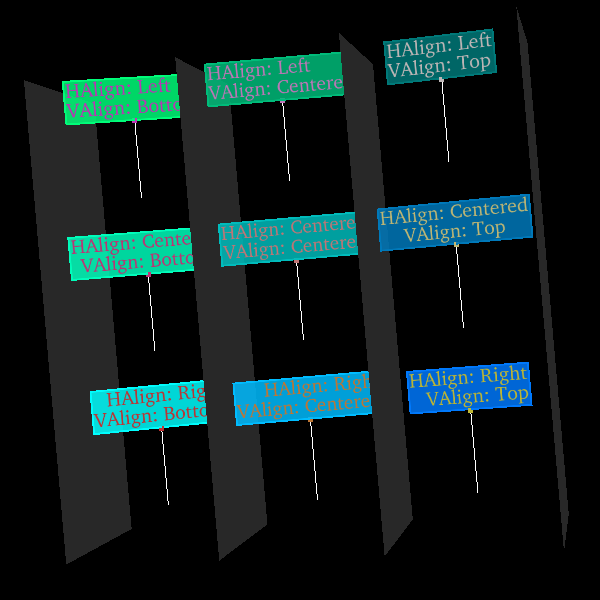

The Python source for this figure:
#!/usr/bin/env python

# Test vtkFlagpoleLabel with various text alignments and anchor points.

import vtkmodules.vtkInteractionStyle  # noqa: F401
import vtkmodules.vtkRenderingFreeType  # noqa: F401
import vtkmodules.vtkRenderingOpenGL2  # noqa: F401

from vtkmodules.vtkCommonCore import vtkPoints, vtkUnsignedCharArray
from vtkmodules.vtkCommonDataModel import vtkCellArray, vtkPolyData
from vtkmodules.vtkRenderingCore import (
    vtkActor,
    vtkPolyDataMapper,
    vtkRenderWindow,
    vtkRenderWindowInteractor,
    vtkRenderer,
)
from vtkmodules.vtkRenderingCore import vtkFlagpoleLabel

width = 600
height = 600
x_pos = [100, 300, 500]
y_pos = [100, 300, 500]

# Anchor points polydata
anchors = vtkPolyData()
anchor_points = vtkPoints()
anchors.SetPoints(anchor_points)
anchor_verts = vtkCellArray()
anchors.SetVerts(anchor_verts)
anchor_colors = vtkUnsignedCharArray()
anchor_colors.SetNumberOfComponents(4)
anchors.GetCellData().SetScalars(anchor_colors)

# Row 0, Col 0: Right/Bottom
flagpole_0_0 = vtkFlagpoleLabel()
flagpole_0_0.GetTextProperty().SetJustificationToRight()
flagpole_0_0.GetTextProperty().SetVerticalJustificationToBottom()
flagpole_0_0.GetTextProperty().SetColor(0.75, 0.20, 0.20)
flagpole_0_0.GetTextProperty().SetBackgroundColor(0.0, 1.0, 1.0)
flagpole_0_0.GetTextProperty().SetFrameColor(0.0, 1.0, 1.0)
flagpole_0_0.GetTextProperty().SetBackgroundOpacity(0.85)
flagpole_0_0.SetBasePosition(100, 50.0, 0.0)
flagpole_0_0.SetTopPosition(100, 150.0, 0.0)
flagpole_0_0.SetInput("HAlign: Right\nVAlign: Bottom")
pt_id = anchor_points.InsertNextPoint(100, 150.0, 0.0)
anchor_verts.InsertNextCell(1, [pt_id])
anchor_colors.InsertNextTuple4(191, 51, 51, 255)

# Row 0, Col 1: Right/Centered
flagpole_0_1 = vtkFlagpoleLabel()
flagpole_0_1.GetTextProperty().SetJustificationToRight()
flagpole_0_1.GetTextProperty().SetVerticalJustificationToCentered()
flagpole_0_1.GetTextProperty().SetColor(0.75, 0.46, 0.20)
flagpole_0_1.GetTextProperty().SetBackgroundColor(0.0, 0.74, 1.0)
flagpole_0_1.GetTextProperty().SetFrameColor(0.0, 0.74, 1.0)
flagpole_0_1.GetTextProperty().SetBackgroundOpacity(0.85)
flagpole_0_1.SetBasePosition(300, 50.0, 0.0)
flagpole_0_1.SetTopPosition(300, 150.0, 0.0)
flagpole_0_1.SetInput("HAlign: Right\nVAlign: Centered")
pt_id = anchor_points.InsertNextPoint(300, 150.0, 0.0)
anchor_verts.InsertNextCell(1, [pt_id])
anchor_colors.InsertNextTuple4(191, 117, 51, 255)

# Row 0, Col 2: Right/Top
flagpole_0_2 = vtkFlagpoleLabel()
flagpole_0_2.GetTextProperty().SetJustificationToRight()
flagpole_0_2.GetTextProperty().SetVerticalJustificationToTop()
flagpole_0_2.GetTextProperty().SetColor(0.75, 0.72, 0.20)
flagpole_0_2.GetTextProperty().SetBackgroundColor(0.0, 0.48, 1.0)
flagpole_0_2.GetTextProperty().SetFrameColor(0.0, 0.48, 1.0)
flagpole_0_2.GetTextProperty().SetBackgroundOpacity(0.85)
flagpole_0_2.SetBasePosition(500, 50.0, 0.0)
flagpole_0_2.SetTopPosition(500, 150.0, 0.0)
flagpole_0_2.SetInput("HAlign: Right\nVAlign: Top")
pt_id = anchor_points.InsertNextPoint(500, 150.0, 0.0)
anchor_verts.InsertNextCell(1, [pt_id])
anchor_colors.InsertNextTuple4(191, 183, 51, 255)

# Row 1, Col 0: Centered/Bottom
flagpole_1_0 = vtkFlagpoleLabel()
flagpole_1_0.GetTextProperty().SetJustificationToCentered()
flagpole_1_0.GetTextProperty().SetVerticalJustificationToBottom()
flagpole_1_0.GetTextProperty().SetColor(0.75, 0.20, 0.46)
flagpole_1_0.GetTextProperty().SetBackgroundColor(0.0, 1.0, 0.74)
flagpole_1_0.GetTextProperty().SetFrameColor(0.0, 1.0, 0.74)
flagpole_1_0.GetTextProperty().SetBackgroundOpacity(0.85)
flagpole_1_0.SetBasePosition(100, 250.0, 0.0)
flagpole_1_0.SetTopPosition(100, 350.0, 0.0)
flagpole_1_0.SetInput("HAlign: Centered\nVAlign: Bottom")
pt_id = anchor_points.InsertNextPoint(100, 350.0, 0.0)
anchor_verts.InsertNextCell(1, [pt_id])
anchor_colors.InsertNextTuple4(191, 51, 117, 255)

# Row 1, Col 1: Centered/Centered
flagpole_1_1 = vtkFlagpoleLabel()
flagpole_1_1.GetTextProperty().SetJustificationToCentered()
flagpole_1_1.GetTextProperty().SetVerticalJustificationToCentered()
flagpole_1_1.GetTextProperty().SetColor(0.75, 0.46, 0.46)
flagpole_1_1.GetTextProperty().SetBackgroundColor(0.0, 0.74, 0.74)
flagpole_1_1.GetTextProperty().SetFrameColor(0.0, 0.74, 0.74)
flagpole_1_1.GetTextProperty().SetBackgroundOpacity(0.85)
flagpole_1_1.SetBasePosition(300, 250.0, 0.0)
flagpole_1_1.SetTopPosition(300, 350.0, 0.0)
flagpole_1_1.SetInput("HAlign: Centered\nVAlign: Centered")
pt_id = anchor_points.InsertNextPoint(300, 350.0, 0.0)
anchor_verts.InsertNextCell(1, [pt_id])
anchor_colors.InsertNextTuple4(191, 117, 117, 255)

# Row 1, Col 2: Centered/Top
flagpole_1_2 = vtkFlagpoleLabel()
flagpole_1_2.GetTextProperty().SetJustificationToCentered()
flagpole_1_2.GetTextProperty().SetVerticalJustificationToTop()
flagpole_1_2.GetTextProperty().SetColor(0.75, 0.72, 0.46)
flagpole_1_2.GetTextProperty().SetBackgroundColor(0.0, 0.48, 0.74)
flagpole_1_2.GetTextProperty().SetFrameColor(0.0, 0.48, 0.74)
flagpole_1_2.GetTextProperty().SetBackgroundOpacity(0.85)
flagpole_1_2.SetBasePosition(500, 250.0, 0.0)
flagpole_1_2.SetTopPosition(500, 350.0, 0.0)
flagpole_1_2.SetInput("HAlign: Centered\nVAlign: Top")
pt_id = anchor_points.InsertNextPoint(500, 350.0, 0.0)
anchor_verts.InsertNextCell(1, [pt_id])
anchor_colors.InsertNextTuple4(191, 183, 117, 255)

# Row 2, Col 0: Left/Bottom
flagpole_2_0 = vtkFlagpoleLabel()
flagpole_2_0.GetTextProperty().SetJustificationToLeft()
flagpole_2_0.GetTextProperty().SetVerticalJustificationToBottom()
flagpole_2_0.GetTextProperty().SetColor(0.75, 0.20, 0.72)
flagpole_2_0.GetTextProperty().SetBackgroundColor(0.0, 1.0, 0.48)
flagpole_2_0.GetTextProperty().SetFrameColor(0.0, 1.0, 0.48)
flagpole_2_0.GetTextProperty().SetBackgroundOpacity(0.85)
flagpole_2_0.SetBasePosition(100, 450.0, 0.0)
flagpole_2_0.SetTopPosition(100, 550.0, 0.0)
flagpole_2_0.SetInput("HAlign: Left\nVAlign: Bottom")
pt_id = anchor_points.InsertNextPoint(100, 550.0, 0.0)
anchor_verts.InsertNextCell(1, [pt_id])
anchor_colors.InsertNextTuple4(191, 51, 183, 255)

# Row 2, Col 1: Left/Centered
flagpole_2_1 = vtkFlagpoleLabel()
flagpole_2_1.GetTextProperty().SetJustificationToLeft()
flagpole_2_1.GetTextProperty().SetVerticalJustificationToCentered()
flagpole_2_1.GetTextProperty().SetColor(0.75, 0.46, 0.72)
flagpole_2_1.GetTextProperty().SetBackgroundColor(0.0, 0.74, 0.48)
flagpole_2_1.GetTextProperty().SetFrameColor(0.0, 0.74, 0.48)
flagpole_2_1.GetTextProperty().SetBackgroundOpacity(0.85)
flagpole_2_1.SetBasePosition(300, 450.0, 0.0)
flagpole_2_1.SetTopPosition(300, 550.0, 0.0)
flagpole_2_1.SetInput("HAlign: Left\nVAlign: Centered")
pt_id = anchor_points.InsertNextPoint(300, 550.0, 0.0)
anchor_verts.InsertNextCell(1, [pt_id])
anchor_colors.InsertNextTuple4(191, 117, 183, 255)

# Row 2, Col 2: Left/Top
flagpole_2_2 = vtkFlagpoleLabel()
flagpole_2_2.GetTextProperty().SetJustificationToLeft()
flagpole_2_2.GetTextProperty().SetVerticalJustificationToTop()
flagpole_2_2.GetTextProperty().SetColor(0.75, 0.72, 0.72)
flagpole_2_2.GetTextProperty().SetBackgroundColor(0.0, 0.48, 0.48)
flagpole_2_2.GetTextProperty().SetFrameColor(0.0, 0.48, 0.48)
flagpole_2_2.GetTextProperty().SetBackgroundOpacity(0.85)
flagpole_2_2.SetBasePosition(500, 450.0, 0.0)
flagpole_2_2.SetTopPosition(500, 550.0, 0.0)
flagpole_2_2.SetInput("HAlign: Left\nVAlign: Top")
pt_id = anchor_points.InsertNextPoint(500, 550.0, 0.0)
anchor_verts.InsertNextCell(1, [pt_id])
anchor_colors.InsertNextTuple4(191, 183, 183, 255)

# Anchor actor
anchor_mapper = vtkPolyDataMapper()
anchor_mapper.SetInputData(anchors)
anchor_actor = vtkActor()
anchor_actor.SetMapper(anchor_mapper)
anchor_actor.GetProperty().SetPointSize(5)

# Grid polydata
grid = vtkPolyData()
grid_points = vtkPoints()
grid.SetPoints(grid_points)
marks = [0.0, 200.0, 400.0, 600.0]
thickness = 200.0
for x_i in range(4):
    for y_i in range(4):
        grid_points.InsertNextPoint(marks[x_i], marks[y_i], -thickness / 2.0)
        grid_points.InsertNextPoint(marks[x_i], marks[y_i], +thickness / 2.0)

grid_cells = vtkCellArray()
grid.SetPolys(grid_cells)
for c in range(4):
    for r in range(3):
        base = 8 * c + 2 * r
        grid_cells.InsertNextCell(4, [base + 0, base + 1, base + 3, base + 2])

grid_mapper = vtkPolyDataMapper()
grid_mapper.SetInputData(grid)
grid_actor = vtkActor()
grid_actor.GetProperty().SetRepresentationToSurface()
grid_actor.GetProperty().SetColor(0.6, 0.6, 0.6)
grid_actor.SetMapper(grid_mapper)

# Renderer
renderer = vtkRenderer()
renderer.UseDepthPeelingOn()
renderer.SetBackground(0.0, 0.0, 0.0)
renderer.AddActor(flagpole_0_0)
renderer.AddActor(flagpole_0_1)
renderer.AddActor(flagpole_0_2)
renderer.AddActor(flagpole_1_0)
renderer.AddActor(flagpole_1_1)
renderer.AddActor(flagpole_1_2)
renderer.AddActor(flagpole_2_0)
renderer.AddActor(flagpole_2_1)
renderer.AddActor(flagpole_2_2)
renderer.AddActor(anchor_actor)
renderer.AddActor(grid_actor)

# Window
render_window = vtkRenderWindow()
render_window.AddRenderer(renderer)
render_window.SetWindowName("flagpole label")
render_window.SetMultiSamples(0)
render_window.SetSize(width, height)

# Interactor
interactor = vtkRenderWindowInteractor()
interactor.SetRenderWindow(render_window)

# Scene
renderer.GetActiveCamera().SetPosition(width / 2, height / 2, 1400)
renderer.GetActiveCamera().SetFocalPoint(width / 2, height / 2, 0)
renderer.GetActiveCamera().SetViewUp(0, 1, 0)
renderer.GetActiveCamera().Azimuth(15.0)
renderer.GetActiveCamera().Roll(5.0)
renderer.ResetCameraClippingRange()

interactor.Initialize()
interactor.Start()
